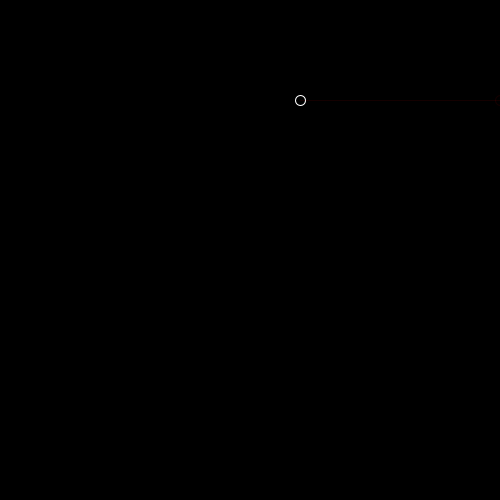
Frame 1 (no input)
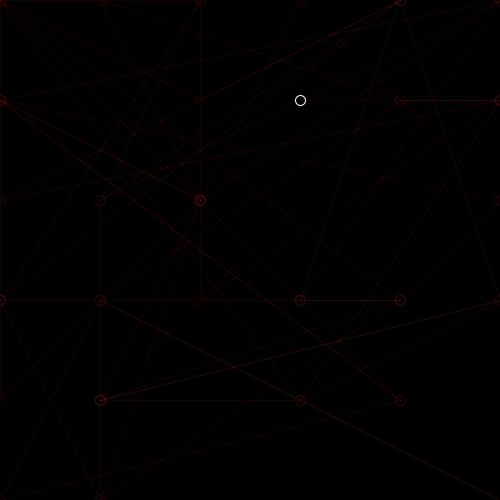
Frame 60 (the mouse pressed at the canvas centre just before this capture)
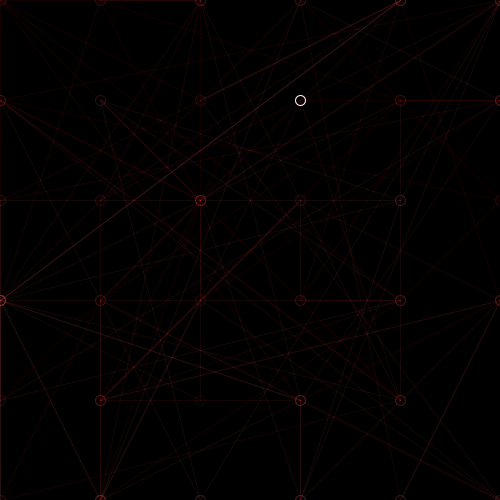
Frame 120 (the mouse held since frame 60 and released just before this capture)

The Processing sketch that drew these frames (run headless with seeded random() and noise(); from frame 60 on, the mouse is pressed at the canvas centre):

// Processing sketch: dibujante_grilla
// ── dibujante_grilla.pde
int columnas;
int filas;
int columna_seleccionada;
int fila_seleccionada;
float x;
float y;
float x_anterior;
float y_anterior;
float ancho_columna;
float alto_fila;


void setup() {
  background(0);
  stroke(255);
  noFill();
  size(500, 500);
  columnas = 5;
  filas = 5;
  ancho_columna = width/columnas;
  alto_fila = width/columnas;
  columna_seleccionada = int(random(columnas+1));
  fila_seleccionada = int(random(filas+1));
  x = columna_seleccionada * ancho_columna;
  y =  fila_seleccionada * alto_fila;
  ellipse(x, y, 10, 10);
}

void draw() {

  stroke(255,frameCount%255, frameCount%255, 20);
  x_anterior = x;
  y_anterior = y;
  columna_seleccionada = int(random(columnas+1));
  fila_seleccionada = int(random(filas+1));
  x = columna_seleccionada * ancho_columna;
  y =  fila_seleccionada * alto_fila;
  line(x, y, x_anterior, y_anterior);
  ellipse(x, y, 10, 10);
}

void keyPressed() {
  
}
